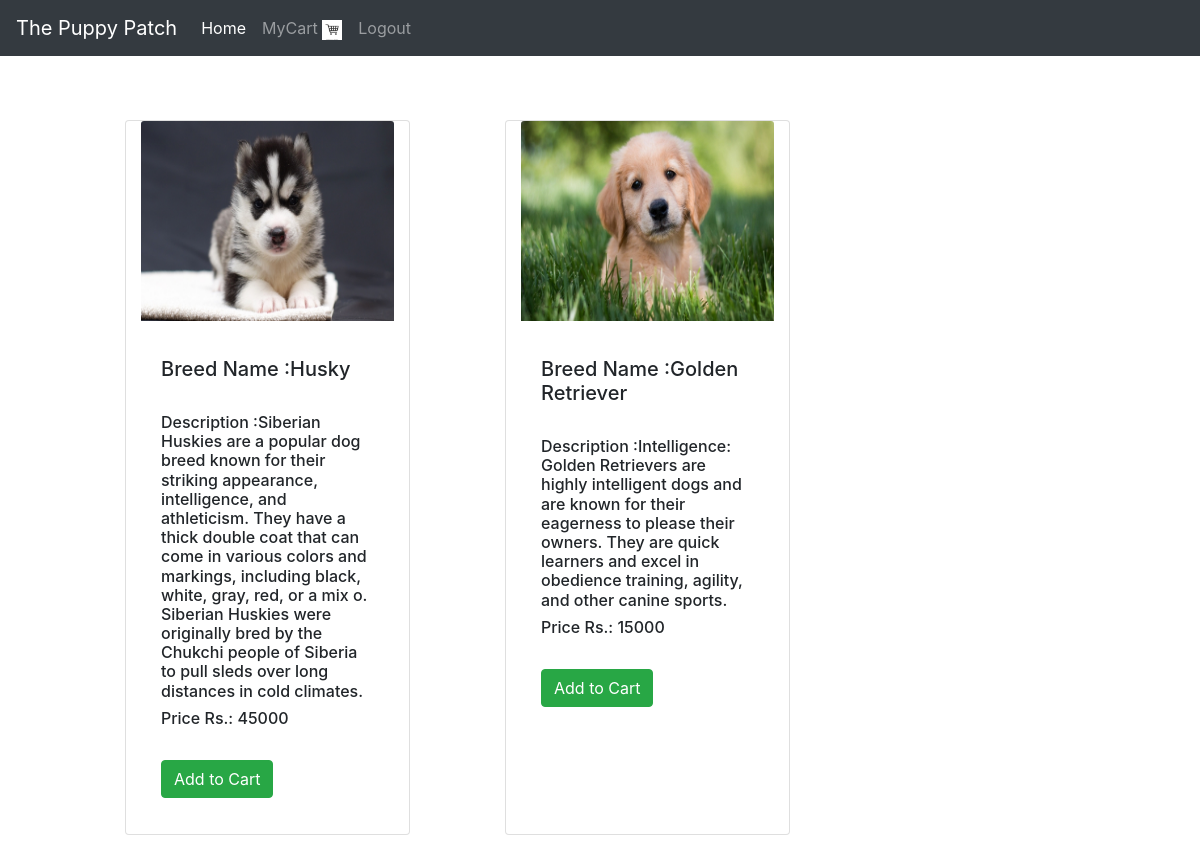
/custdashboard.php (signed in), run on the app's committed database.
### tables this page shows
CREATE TABLE `product` (
  `pid` int(11) NOT NULL,
  `pname` varchar(100) DEFAULT NULL,
  `pprice` varchar(10) DEFAULT NULL,
  `pdesc` text DEFAULT NULL,
  `pqty` int(11) DEFAULT NULL,
  `pimage` varchar(200) DEFAULT NULL,
  `pcat` varchar(40) DEFAULT NULL,
  `uid` int(11) DEFAULT NULL
);

### custdashboard.php (the view, shortened to what this page needs)
<link rel=stylesheet href=css/bootstrap.min.css>
<?php
include"connect.php";
?>
<div class="container my-4"  >
    <div class="row my-4">
        <?php
            $res=mysqli_query($con,"select * from product");
            while($row=mysqli_fetch_Array($res))
            {
                ?>
                <div class="card col-3 offset-1 my-4" style="width: 18rem;">
  <img src="<?php echo substr($row[5],3);?>" class="card-img-top" alt="..." height=200px >
  <div class="card-body">
    <p class="card-text">
        <h5>Breed Name :<?php echo $row[1];?></h5>
        <br>
        <h6>Description :<?php echo $row[3];?></h6>
        <h6>Price Rs.: <?php echo $row[2];?></h6>
        <br>
        <a href=addtocart.php?pid=<?php  echo $row[0];?> class="btn btn-success">Add to Cart</a>
    </p>
  </div>
</div>
<?php
            }
?>
            </div>
</div>

### data on the page
product: pimage (picture), pname "Husky", pdesc "Siberian Huskies are a popular dog breed known for their striking appearance, intelligence, and athleticism. They have a thick double coat that can come in various colors and markings, including black, white, gray, red, or a mix o. Siberian Huskies were originally bred by the Chukchi people of Siberia to pull sleds over long distances in cold climates.", pprice "45000"
product: pimage (picture), pname "Golden Retriever", pdesc "Intelligence: Golden Retrievers are highly intelligent dogs and are known for their eagerness to please their owners. They are quick learners and excel in obedience training, agility, and other canine sports.", pprice "15000"
